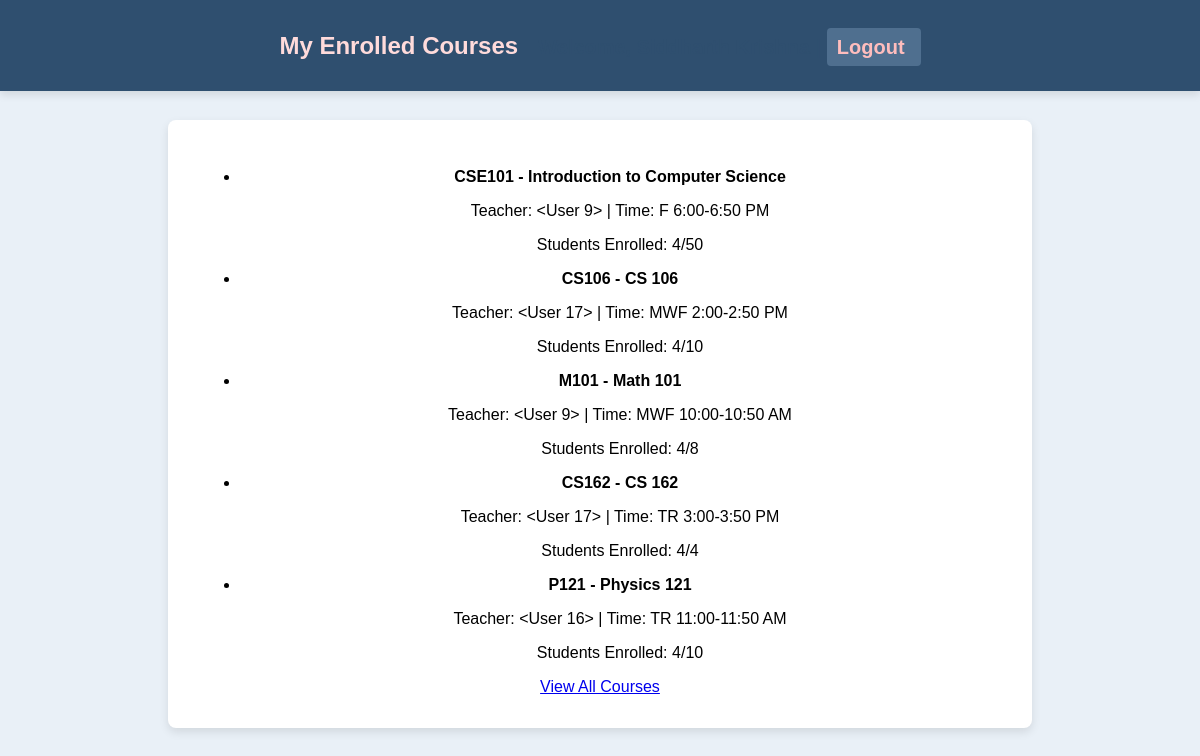
The app's page /student/my_courses (signed in) with its own data.
### app.py (models this page shows)
class Course(db.Model):
    id = db.Column(db.Integer, primary_key=True)
    course_code = db.Column(db.String(10))
    course_name = db.Column(db.String(100))
    capacity = db.Column(db.Integer)
    teacher_id = db.Column(db.Integer, db.ForeignKey('user.id'))
    teacher = db.relationship('User', backref='teaching_courses', foreign_keys=[teacher_id])
    time = db.Column(db.String(50))
    enrolled_count = db.Column(db.Integer, default=0)

### app.py (the view)
@app.route('/student/my_courses')
@login_required
def my_courses():
    if current_user.role != 'student':
        flash("Access denied: Only students can view this page.", "danger")
        return redirect(url_for('login'))
    enrollments = Enrollment.query.filter_by(user_id=current_user.id).all()
    enrolled_courses = [Course.query.get(enrollment.course_id) for enrollment in enrollments]
    return render_template('my_courses.html', courses=enrolled_courses)

### app.py (called while the page is built)
@login_manager.user_loader
def load_user(user_id):
    return User.query.get(int(user_id))

### templates/my_courses.html (shortened to what this page needs)
<!DOCTYPE html>
<html lang="en">
<head>
    <link rel="stylesheet" href="{{ url_for('static', filename='styles.css') }}">
</head>
<body>
    <div class="header">
        <h1>My Enrolled Courses</h1>
        <p class="welcome-message">Welcome, {{ current_user.username }} | <a href="{{ url_for('logout') }}" class="sign-out">Logout</a></p>
    </div>
    <div class="container">
        <ul>
            {% if courses %}
                {% for course in courses %}
                <li>
                    <strong>{{ course.course_code }} - {{ course.course_name }}</strong>
                    <p>Teacher: {{ course.teacher }} | Time: {{ course.time }}</p>
                    <p>Students Enrolled: {{ course.enrolled_count }}/{{ course.capacity }}</p>
                </li>
                {% endfor %}
            {% else %}
                <p>You are not enrolled in any courses yet.</p>
            {% endif %}
        </ul>
        <a href="{{ url_for('student_courses') }}" class="button">View All Courses</a>
    </div>
</body>
</html>

### static/styles.css (style rules this page uses)
body { font-family: Arial, sans-serif; background-color: #e9f0f7; margin: 0; display: flex; justify-content: center; align-items: center; min-height: 100vh; }
.container { max-width: 800px; width: 100%; background-color: #ffffff; padding: 2rem; border-radius: 8px; box-shadow: 0px 4px 10px rgba(0, 0, 0, 0.1); text-align: center; margin: 5rem auto 2rem; }
.header { width: 100%; background-color: #2f4f6f; color: #fff; padding: 1rem 0; display: flex; justify-content: center; align-items: center; box-shadow: 0px 4px 8px rgba(0, 0, 0, 0.1); position: fixed; top: 0; left: 0; z-index: 10; margin-bottom: 20px; }
.header h1, .header h2 { margin: 0; color: #ffdbdb; }
.header h1 { font-size: 1.5rem; margin-right: 20px; }
.sign-out { color: #ffbdbd; text-decoration: none; font-weight: bold; padding: 0.5rem 1rem; border-radius: 4px; background-color: #4f6f8f; padding-left: 10px; }
.welcome-message { font-size: 1.25rem; color: #2f4f6f; font-weight: bold; margin-bottom: 1rem; margin-top: 20px; }

### records on screen
Course: course_code "CSE101", course_name "Introduction to Computer Science", teacher "<User 9>", time "F 6:00-6:50 PM", enrolled_count "4", capacity "50"
Course: course_code "CS106", course_name "CS 106", teacher "<User 17>", time "MWF 2:00-2:50 PM", enrolled_count "4", capacity "10"
Course: course_code "M101", course_name "Math 101", teacher "<User 9>", time "MWF 10:00-10:50 AM", enrolled_count "4", capacity "8"
Course: course_code "CS162", course_name "CS 162", teacher "<User 17>", time "TR 3:00-3:50 PM", enrolled_count "4", capacity "4"
Course: course_code "P121", course_name "Physics 121", teacher "<User 16>", time "TR 11:00-11:50 AM", enrolled_count "4", capacity "10"
